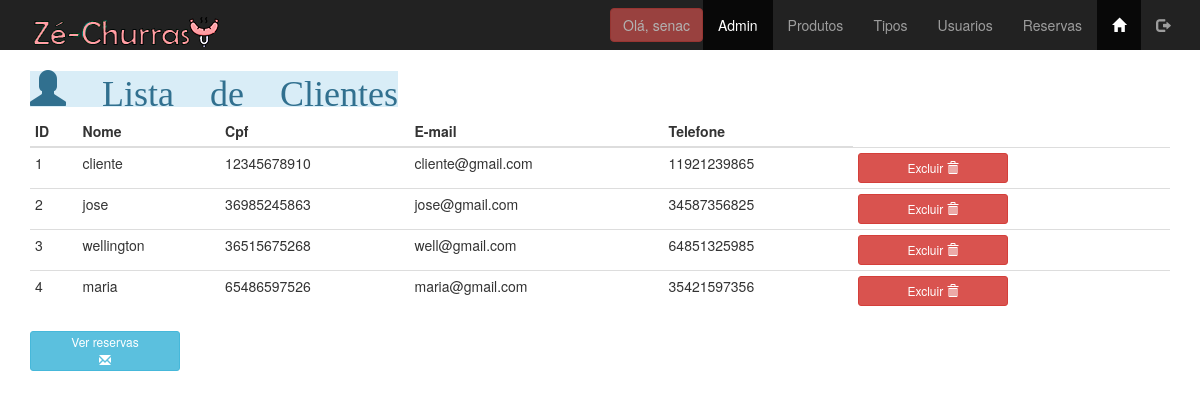
/Admin/cliente_lista.php (signed in), run on the app's committed database.
### tables this page shows
create table tbcliente(
id_cliente int(11) primary key auto_increment not null,
nome_cliente varchar(60) not null,
cpf_cliente varchar(11) not null unique,
email_cliente varchar(32) not null unique,
telefone_cliente bigint(11) not null 
);

### Admin/cliente_lista.php (the view, shortened to what this page needs)
<?php
include('../connections/conn.php');
$consulta = "select * from tbcliente";
$lista = $conn->query($consulta);
$linha = $lista->fetch_assoc();
?>
<!DOCTYPE html>
<html lang="pt_br">
<head>
    <link href="../css/bootstrap.min.css" rel="stylesheet" type="text/css">
    <link href="../css/meu_estilo.css" rel="stylesheet" type="text/css">
</head>
<body>
    <?php include('menu_adm.php'); ?>
    <main class="container">
        <h1 class="breadcrump alert-info glyphicon glyphicon-user"> Lista de Clientes </h1>
        <table class="table table-condensed table-hover">
            <thead>
                <th>ID</th>
                <th>Nome</th>
                <th>Cpf</th>
                <th>E-mail</th>
                <th>Telefone</th>
            </thead>
            <tboby>
                <?php do { ?>
                    <tr>
                        <td><?php echo $linha['id_cliente']; ?></td>
                        <td><?php echo $linha['nome_cliente'];?></td>
                        <td><?php echo $linha['cpf_cliente'];?></td>
                        <td><?php echo $linha['email_cliente'];?></td>
                        <td><?php echo $linha['telefone_cliente'];?></td>
                        <td>
                            <button class="btn btn-danger largButton btn-xs delete"
                            role="button"
                            data-nome="<?php echo $linha['nome_cliente'];?>"
                            data-id="<?php echo $linha['id_cliente'];?>" id="btn-reserva-excluir">
                            <span class="hidden-xs">Excluir</span>
                            <span class="glyphicon glyphicon-trash" aria-hidden="true"></span>
                            </button>
                        </td>
                    </tr>
                <?php } while ($linha = $lista->fetch_assoc()); ?>
            </tboby>
        </table>
        <a href="reserva_lista.php" class="btn btn-info btn-block btn-xs" id="btn-reserva-enviar" aria-selected="true">
            <span class="hidden-xs">Ver reservas</span>
            <br>
            <span class="glyphicon glyphicon-envelope" aria-hidden="true"></span>
        </a>
    </main>
</body>
</html>

### css/meu_estilo.css (style rules this page uses)
#btn-reserva-excluir { width: 150px; height: 30px; }
#btn-reserva-enviar { width: 150px; height: 40px; }

### data on the page
tbcliente: id_cliente "1", nome_cliente "cliente", cpf_cliente "12345678910", email_cliente "cliente@gmail.com", telefone_cliente "11921239865"
tbcliente: id_cliente "2", nome_cliente "jose", cpf_cliente "36985245863", email_cliente "jose@gmail.com", telefone_cliente "34587356825"
tbcliente: id_cliente "3", nome_cliente "wellington", cpf_cliente "36515675268", email_cliente "well@gmail.com", telefone_cliente "64851325985"
tbcliente: id_cliente "4", nome_cliente "maria", cpf_cliente "65486597526", email_cliente "maria@gmail.com", telefone_cliente "35421597356"

### other printed values
$_SESSION['login_usuario'] "senac"
